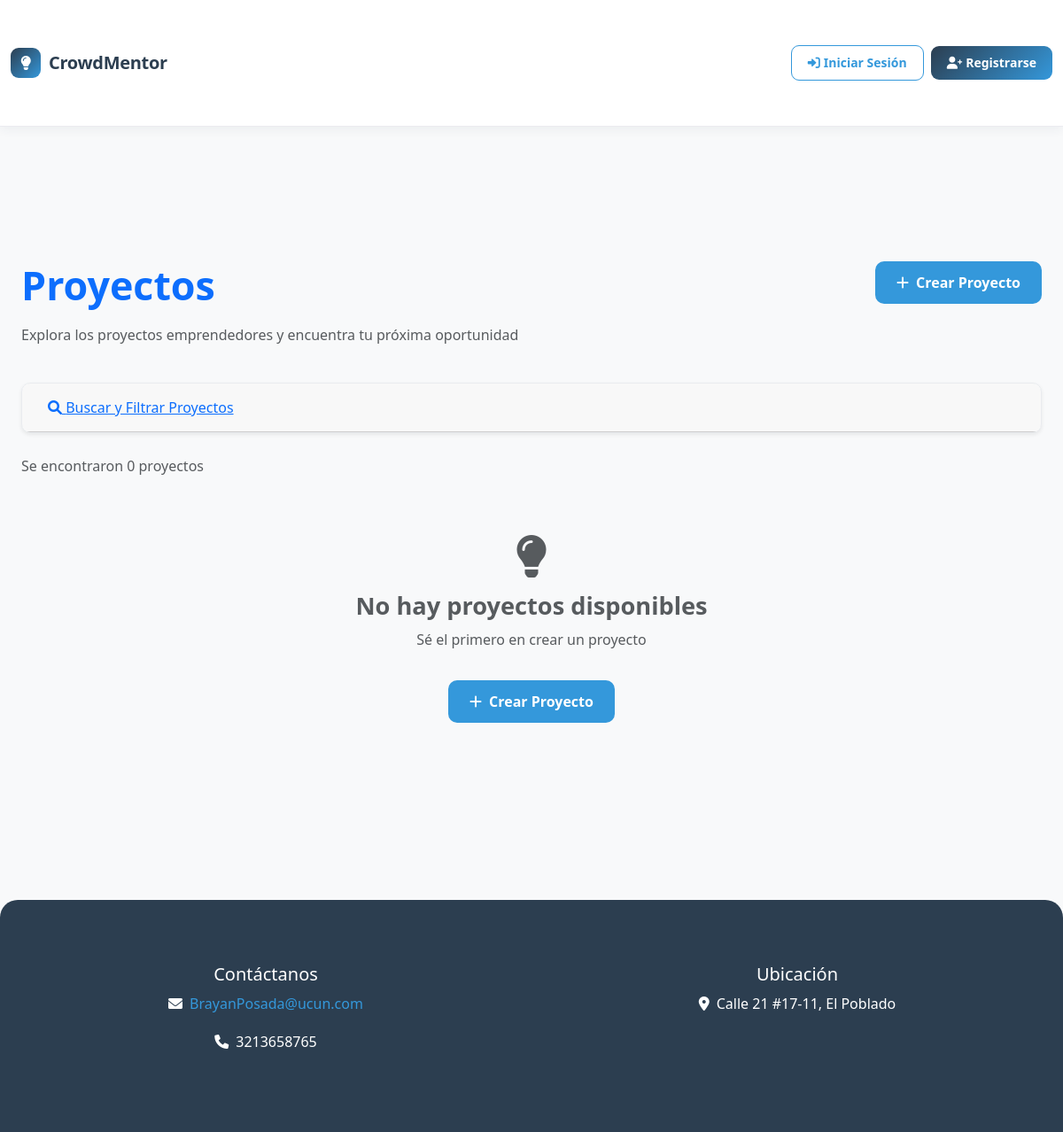
The page /projects/ on the database as committed earlier.
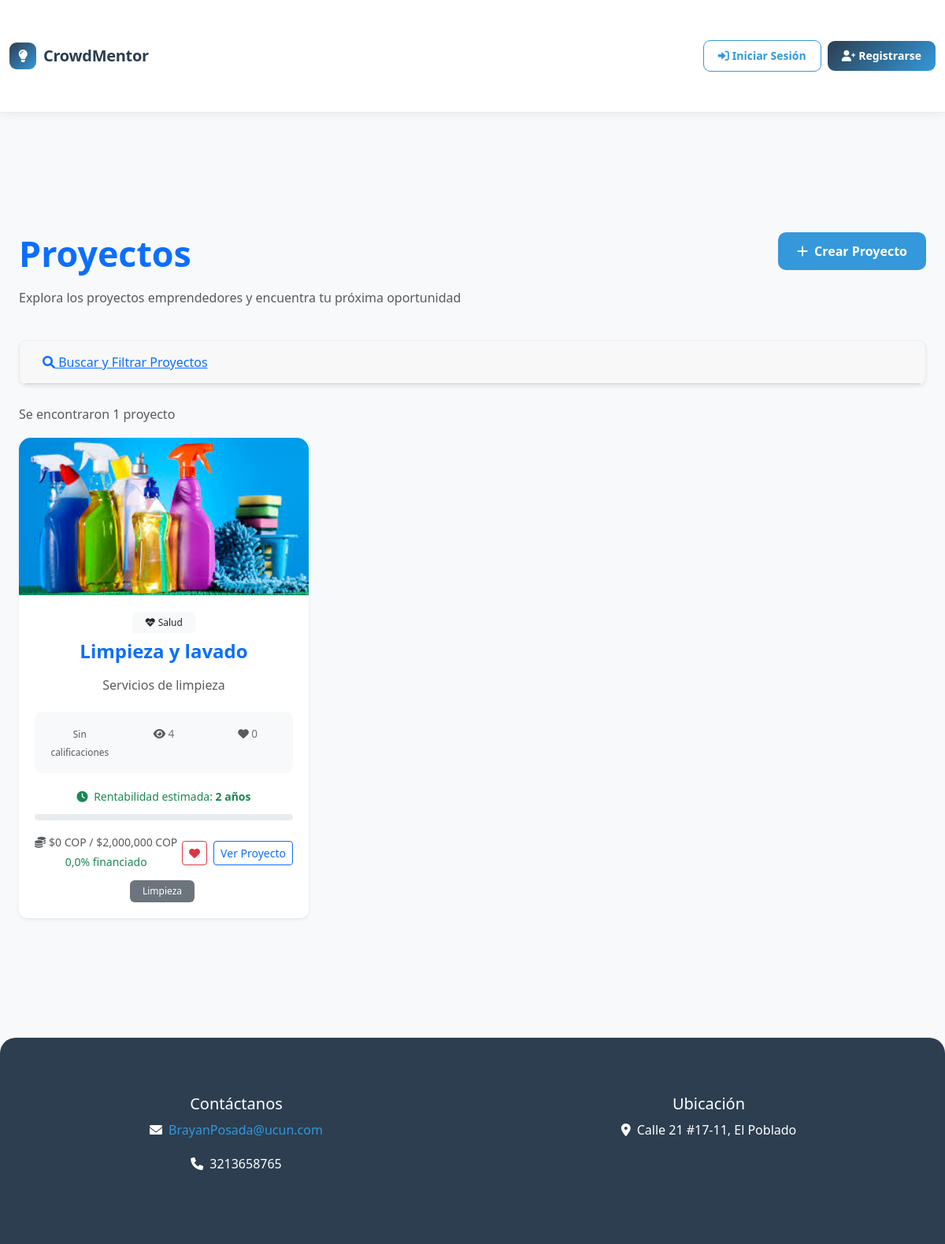
The same page on the database as committed later.
### core/models.py (models this page shows, shortened)
class Project(models.Model):
    PROJECT_STATUS = (
        ('draft', 'Borrador'),
        ('active', 'Activo'),
        ('funded', 'Financiado'),
        ('completed', 'Completado'),
        ('cancelled', 'Cancelado'),
    )
    title = models.CharField(max_length=200)
    description = models.TextField()
    owner = models.ForeignKey(User, on_delete=models.CASCADE, related_name='projects')
    category = models.ForeignKey('ProjectCategory', on_delete=models.SET_NULL, null=True, blank=True)
    funding_goal = models.DecimalField(max_digits=20, decimal_places=2)
    amount_raised = models.DecimalField(max_digits=20, decimal_places=2, default=0)
    created_at = models.DateTimeField(default=timezone.now)
    image = models.ImageField(upload_to='projects/', blank=True, null=True)
    is_active = models.BooleanField(default=True)
    status = models.CharField(max_length=20, choices=PROJECT_STATUS, default='active')
    views_count = models.IntegerField(default=0)
    likes_count = models.IntegerField(default=0)
    deadline = models.DateField(blank=True, null=True)
    tags = models.CharField(max_length=500, blank=True, help_text="Separar con comas")
    PROFITABILITY_UNIT_CHOICES = (
        ('meses', 'Meses'),
        ('años', 'Años'),
    )
    profitability_time = models.PositiveSmallIntegerField(
        null=True, blank=True,
        help_text="Tiempo estimado para que el proyecto empiece a generar rentabilidad"
    )
    profitability_unit = models.CharField(
        max_length=10,
        choices=PROFITABILITY_UNIT_CHOICES,
        default='meses',
        blank=True
    )
    def get_funding_percentage(self):
        if self.funding_goal > 0:
            return min((self.amount_raised / self.funding_goal) * 100, 100)
        return 0
    def is_deadline_approaching(self):
        if self.deadline:
            from datetime import date, timedelta
            return self.deadline <= date.today() + timedelta(days=7)
        return False

class ProjectCategory(models.Model):
    name = models.CharField(max_length=100, unique=True)
    description = models.TextField(blank=True)
    icon = models.CharField(max_length=50, default='fas fa-folder')
    created_at = models.DateTimeField(auto_now_add=True)
    class Meta:
        verbose_name_plural = "Project Categories"
        ordering = ['name']
    def __str__(self):
        return self.name

### core/views.py (the view)
# urls.py: path('projects/', views.project_list, name='project_list'),
def project_list(request):
    ensure_project_categories()
    form = ProjectSearchForm(request.GET or None)
    projects = Project.objects.filter(is_active=True)
    if form.is_valid():
        search = form.cleaned_data.get('search')
        if search:
            projects = projects.filter(
                Q(title__icontains=search) |
                Q(description__icontains=search) |
                Q(tags__icontains=search)
            )
        category = form.cleaned_data.get('category')
        if category:
            projects = projects.filter(category=category)
        min_funding = form.cleaned_data.get('min_funding')
        if min_funding:
            projects = projects.filter(funding_goal__gte=min_funding)
        max_funding = form.cleaned_data.get('max_funding')
        if max_funding:
            projects = projects.filter(funding_goal__lte=max_funding)
        status = form.cleaned_data.get('status')
        if status:
            projects = projects.filter(status=status)
        sort_by = form.cleaned_data.get('sort_by', '-created_at')
        projects = projects.order_by(sort_by)
    else:
        projects = projects.order_by('-created_at')
    projects = projects.annotate(
        avg_rating=Avg('ratings__rating'),
        rating_count=Count('ratings')
    )
    context = {
        'projects': projects,
        'form': form,
        'categories': ProjectCategory.objects.all()
    }
    return render(request, 'project_list.html', context)

### core/templates/project_list.html (shortened to what this page needs)
{% extends 'base.html' %}
{% load static %}
{% load custom_filters %}
{% block extra_css %}
<link rel="stylesheet" href="{% static 'css/project_list_custom.css' %}">
{% endblock %}
{% block content %}
<div class="container py-5">
    <div class="row mb-4">
        <div class="col-md-8">
            <h1 class="text-primary mb-3">Proyectos</h1>
            <p class="text-muted">Explora los proyectos emprendedores y encuentra tu próxima oportunidad</p>
        </div>
        <div class="col-md-4 text-end">
            <a href="{% url 'project_create' %}" class="btn btn-primary">
                <i class="fas fa-plus me-2"></i>Crear Proyecto
            </a>
        </div>
    </div>
    <div class="search-filters-section mb-4">
        <div class="card">
            <div class="card-header">
                <h5 class="mb-0">
                    <button class="btn btn-link w-100 text-start" type="button" data-bs-toggle="collapse" data-bs-target="#searchFilters">
                        <i class="fas fa-search"></i> Buscar y Filtrar Proyectos
                    </button>
                </h5>
            </div>
        </div>
    </div>
    <div class="search-results mb-3">
        <p class="text-muted">
            Se encontraron {{ projects|length }} proyecto{{ projects|length|pluralize }}
        </p>
    </div>
    <div class="row g-4">
        {% for project in projects %}
            <div class="col-md-6 col-lg-4 animate__animated animate__fadeInUp delay-{{ forloop.counter0 }}">
                <div class="card h-100 border-0 shadow-sm project-card">
                    {% if project.image %}
                        <img src="{{ project.image.url }}" class="card-img-top project-image" alt="{{ project.title }}">
                    {% else %}
                        <div class="card-img-top bg-light d-flex align-items-center justify-content-center project-placeholder">
                            <i class="fas fa-image fa-3x text-muted"></i>
                        </div>
                    {% endif %}
                    <div class="card-body d-flex flex-column">
                        <div class="mb-2">
                            {% if project.category %}
                                <span class="badge bg-light text-dark">
                                    <i class="{{ project.category.icon }}"></i> {{ project.category.name }}
                                </span>
                            {% endif %}
                        </div>
                        <h5 class="card-title text-primary">{{ project.title }}</h5>
                        <p class="card-text text-muted flex-grow-1">{{ project.description|truncatewords:25 }}</p>
                        <div class="project-stats mb-3">
                            <div class="row text-center">
                                <div class="col-4">
                                    <div class="rating-stars">
                                        {% if project.avg_rating %}
                                            {% for i in "12345" %}
                                                {% if forloop.counter <= project.avg_rating %}
                                                    <i class="fas fa-star"></i>
                                                {% else %}
                                                    <i class="far fa-star"></i>
                                                {% endif %}
                                            {% endfor %}
                                            <small class="text-muted">({{ project.rating_count }})</small>
                                        {% else %}
                                            <small class="text-muted">Sin calificaciones</small>
                                        {% endif %}
                                    </div>
                                </div>
                                <div class="col-4">
                                    <i class="fas fa-eye text-muted"></i> {{ project.views_count }}
                                </div>
                                <div class="col-4">
                                    <i class="fas fa-heart text-muted"></i> {{ project.likes_count }}
                                </div>
                            </div>
                        </div>
                        {% if project.profitability_time %}
                        <div class="mb-2">
                            <small class="text-success">
                                <i class="fas fa-clock me-1"></i>
                                Rentabilidad estimada: <strong>{{ project.profitability_time }} {{ project.profitability_unit }}</strong>
                            </small>
                        </div>
                        {% endif %}
                        <div class="progress mb-3 progress-thin">
                        </div>
                        <div class="d-flex justify-content-between align-items-center">
                            <div>
                                <small class="text-muted d-block">
                                    <i class="fas fa-coins me-1"></i>{{ project.amount_raised|default:0|cop_currency }} / {{ project.funding_goal|cop_currency }}
                                </small>
                                <small class="text-success">{{ project.get_funding_percentage|floatformat:1 }}% financiado</small>
                            </div>
                            <div>
                                <button class="btn btn-sm btn-outline-danger me-1 like-project-btn"
                                        data-project-id="{{ project.id }}"
                                        id="like-btn-{{ project.id }}">
                                    <i class="fas fa-heart"></i>
                                </button>
                                <a href="{% url 'project_detail' project.id %}" class="btn btn-outline-primary btn-sm">
                                    Ver Proyecto
                                </a>
                            </div>
                        </div>
                        {% if project.tags %}
                            <div class="mt-2">
                                {% load custom_filters %}
                                {% for tag in project.tags|split:"," %}
                                    <span class="badge bg-secondary me-1">{{ tag|trim }}</span>
                                {% endfor %}
                            </div>
                        {% endif %}
                    </div>
                </div>
            </div>
        {% empty %}
            <div class="col-12">
                <div class="text-center py-5">
                    <i class="fas fa-lightbulb fa-3x text-muted mb-3"></i>
                    <h3 class="text-muted">No hay proyectos disponibles</h3>
                    <p class="text-muted">Sé el primero en crear un proyecto</p>
                    <a href="{% url 'project_create' %}" class="btn btn-primary mt-3">
                        <i class="fas fa-plus me-2"></i>Crear Proyecto
                    </a>
                </div>
            </div>
        {% endfor %}
    </div>
</div>
{% endblock %}

Rows that differ between the two databases and show on the page:
added Project: image (picture), category.name "Salud", title "Limpieza y lavado", description "Servicios de limpieza", shows "Sin calificaciones", views_count "4", likes_count "0", profitability_time "2", profitability_unit "años", amount_raised|cop_currency "$0 COP", funding_goal|cop_currency "$2,000,000 COP", get_funding_percentage "0,0", tags "Limpieza"
Other text that changed with them:
{{ projects|length }}: "0" → "1"
text no longer shown: "No hay proyectos disponibles Sé el primero en crear un proyecto Crear Proyecto"
